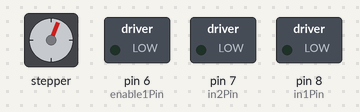
A sketch run on a simulated Arduino Uno, built with avr-gcc and run on an emulated ATmega328P. Parts: stepper motor, switched loads named in the sketch (green lamp = pin HIGH). Wiring (inferred from the names in the program): stepper motor (2048 steps per turn assumed): coils pin 10, pin 11, pin 12, pin 13. Pins used as bus, display or sensor lines are not drawn.

Above: at 2.6 s.
At 6.0 s:
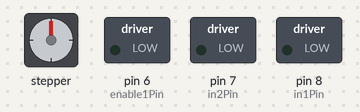
At 11.7 s:
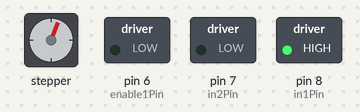
At 15.2 s:
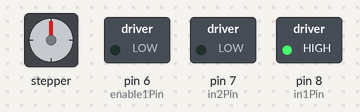
At 25.4 s:
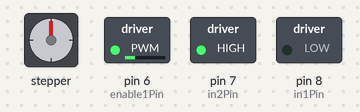
At 34.6 s:
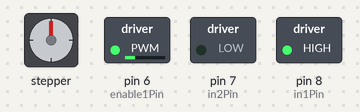
Timing chart, 0 to 40.0 s (numbered marks = the images above):
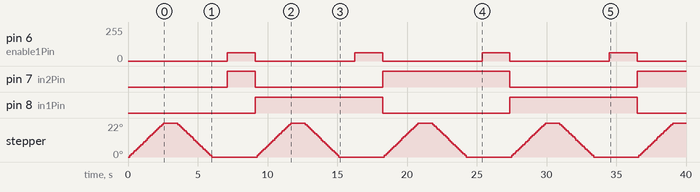

Measured:
- by itself, pin 6 (enable1Pin): alternates 63/255 for 2.0 s and 0/255 for 7.1 s
- by itself, pin 7 (in2Pin): goes HIGH 2.0 s, LOW 9.1 s, HIGH 9.1 s, LOW 9.1 s, then HIGH
- by itself, pin 8 (in1Pin): alternates HIGH for 9.1 s and LOW for 9.1 s
- by itself, stepper: turns 22° clockwise in 2.4 s, then 22° counter-clockwise in 2.4 s, repeating every 9.1 s

The sketch:

002_SM_DC.ino
```cpp
// Connect the port of the stepper motor driver
int outPorts[] = {13, 12, 11, 10};
int in1Pin = 8;      // Define L293D channel 1 pin
int in2Pin = 7;       // Define L293D channel 2 pin
int enable1Pin = 6;  // Define L293D enable 1 pin

boolean rotationDir = 0;  // Define a variable to save the motor's rotation direction, true and false are represented by positive rotation and reverse rotation.
int rotationSpeed = 128;    // Define a variable to save the motor rotation speed


void setup() {
  // set pins to output
  for (int i = 0; i < 4; i++) {
    pinMode(outPorts[i], OUTPUT);
  }
  // Initialize the pin into an output mode:
  pinMode(in1Pin, OUTPUT);
  pinMode(in2Pin, OUTPUT);
  pinMode(enable1Pin, OUTPUT);
}

void loop()
{
  // Rotate a full turn
  moveSteps(false, 2 * 64, 20);
  delay(1000);
  // Rotate a full turn towards another direction
  moveSteps(true, 2 * 64, 20);
  delay(1000);
  driveMotor(rotationDir,map(rotationSpeed, 0, 512, 0, 255));
  rotationDir = !rotationDir;
  delay(2000);
  driveMotor(rotationDir,map(0, 0, 512, 0, 255));
}


// from here down we will put all the functions

void moveSteps(bool dir, int steps, unsigned int ms) {
  for (int i = 0; i < steps; i++) {
    moveOneStep(dir); // Rotate a step
    delay(ms);        // Control the speed
  }
}

void moveOneStep(bool dir) {
  // Define a variable, use four low bit to indicate the state of port
  static byte out = 0x01;
  // Decide the shift direction according to the rotation direction
  if (dir) {  // ring shift left
    out != 0x08 ? out = out << 1 : out = 0x01;
  }
  else {      // ring shift right
    out != 0x01 ? out = out >> 1 : out = 0x08;
  }
  // Output singal to each port
  for (int i = 0; i < 4; i++) {
      digitalWrite(outPorts[i], (out & (0x01 << i)) ? HIGH : LOW);
  }
}

void driveMotor(boolean dir, int spd) {
  // Control motor rotation direction
  if (rotationDir) {
    digitalWrite(in1Pin, HIGH);
    digitalWrite(in2Pin, LOW);
  }
 else {
    digitalWrite(in1Pin, LOW);
    digitalWrite(in2Pin, HIGH);
  }
  // Control motor rotation speed
  analogWrite(enable1Pin, constrain(spd, 0, 255));
} 
```
